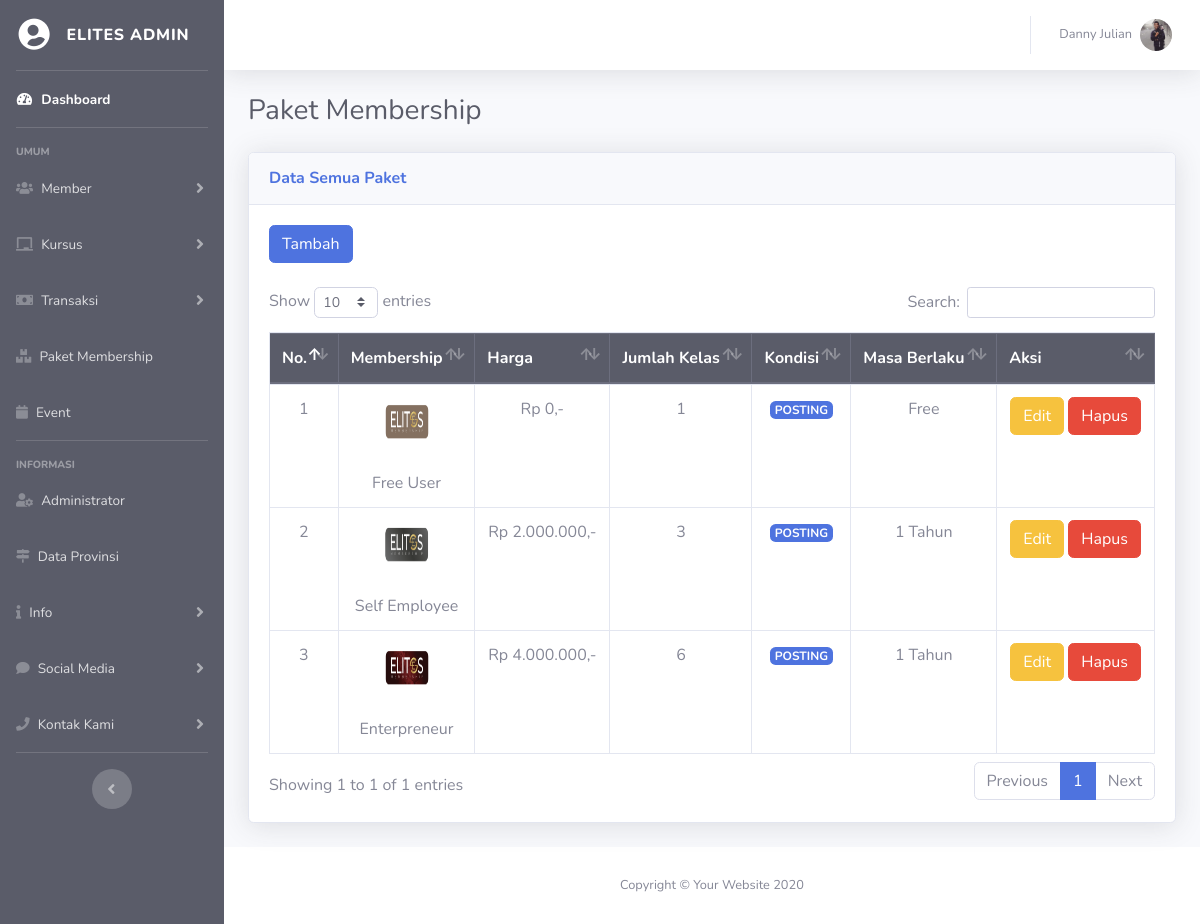
/elit-admin/index.php?hal=membership-data (signed in), run on the app's committed database.
### tables this page shows
CREATE TABLE `user` (
  `id_user` int(11) NOT NULL,
  `nama_user` varchar(50) NOT NULL,
  `alamat` text NOT NULL,
  `tgl_lahir` date NOT NULL,
  `jenis_kelamin` varchar(15) NOT NULL,
  `no_hp` varchar(15) NOT NULL,
  `email` varchar(50) NOT NULL,
  `password` varchar(15) NOT NULL,
  `foto` varchar(100) NOT NULL,
  `hak_akses` varchar(15) NOT NULL,
  `status` varchar(15) NOT NULL,
  `setuju` varchar(5) NOT NULL
);

CREATE TABLE `paket_member` (
  `id_paket` int(11) NOT NULL,
  `nama_paket` varchar(50) NOT NULL,
  `harga_member` double NOT NULL,
  `deskripsi_paket` text NOT NULL,
  `kondisi` varchar(10) NOT NULL,
  `jumlah_kelas` int(11) NOT NULL,
  `foto_paket` varchar(100) NOT NULL,
  `masa_berlaku` varchar(20) NOT NULL
);

### elit-admin/fungsi/fungsian.php (called while the page is built, shortened)
<?php
    function formatRupiah($angka)
    {
        $isi = number_format($angka, 0, ".", ".");
        return $isi;
    }
    function loncengNotif($a)
    {
        if ($a==0)
        {
            $isi = "";
        }
        return $isi;
    }
?>

### fungsional/data/isiData.php (called while the page is built, shortened)
<?php
    class isiData extends konfigurasi
    {
        public function perulanganData($q)
        {
            while ($a = mysqli_fetch_array($q))
            {
                $isi[]=$a;
            }
            return $isi;
        }
        public function hitungData($q)
        {
            $hitung = mysqli_num_rows($q);
            return $hitung;
        }
        public function eksekusiSQL($sqlnya)
        {
            $sambungannya=parent::sambungkan();
            $que = mysqli_query($sambungannya, $sqlnya);
            return $que;
        }
        public function tampilData($nama_tabel)
        {
            $sql = "SELECT *FROM $nama_tabel";
            $que = $this->eksekusiSQL($sql);
            $hitungan = $this->hitungData($que);
            if ($hitungan>0)
            {
                $kondisi = $this->perulanganData($que);
            }
            else
            {
                $kondisi = $hitungan;
            }
            return $kondisi;
        }
        public function tampilId($nama_tabel, $id, $val)
        {
            $sql = "SELECT *FROM $nama_tabel WHERE $id = '$val'";
            $que = $this->eksekusiSQL($sql);
            $kondisi = $this->perulanganData($que);
            return $kondisi;
        }
    }
?>

### elit-admin/fungsi/akun.php (called while the page is built, shortened)
<?php
    if (!empty($admin))
    {
        $tampil = $isi->tampilId("user", "id_user", "$admin");
        foreach ($tampil as $key)
        {
            $namauser = $key['nama_user'];
            $foto     = $key['foto'];
            if ($foto=='Kosong')
            {
                $gambarLogin = "../img/nofoto.png";
            }
            else
            {
                $gambarLogin="../foto/$foto";
            }
        }
    }
?>

### elit-admin/halaman/membership-data.php (the view, shortened to what this page needs)
<div class="container-fluid">
    <div class="d-sm-flex align-items-center justify-content-between mb-4">
        <h1 class="h3 mb-0 text-gray-800">Paket Membership</h1>
    </div>
    <div class="row">
        <div class="col-xl-12">
            <div class="card shadow mb-4">
                <div class="card-header py-3 d-flex flex-row align-items-center justify-content-between">
                    <h6 class="m-0 font-weight-bold text-primary">Data Semua Paket</h6>
                </div>
                <div class="card-body">
                   <a class='btn btn-primary' href='?hal=membership-tambah'>Tambah</a>
                   <br><br>
                    <?php
                       $perintah = $isi->eksekusiSQl("SELECT *FROM paket_member");
                       $hitung   = $isi->hitungData($perintah);
                       if ($hitung==0)
                       {
                           pesanKosong();
                       }
                       else
                       {
                          echo
                          "
                          <div class='table-responsive'>
                               <table class='table table-bordered table-hover' id='dataTable' width='100%' cellspacing='0'>
                                   <thead class='thead-dark'>
                                       <tr>
                                           <th>No.</th>
                                           <th>Membership</th>
                                           <th>Harga</th>
                                           <th>Jumlah Kelas</th>
                                           <th>Kondisi</th>
                                           <th>Masa Berlaku</th>
                                           <th>Aksi</th>
                                       </tr>
                                   </thead>
                           ";
                           $tampilin = $isi->tampilData("paket_member");
                           $no=1;
                           foreach($tampilin as $a)
                           {
                               $idp    = $a['id_paket'];
                               $nama   = $a['nama_paket'];
                               $harga  = $a['harga_member'];
                               $kondisi= $a['kondisi'];
                               $berlaku= $a['masa_berlaku'];
                               $jumkel = $a['jumlah_kelas'];
                               $foto   = $a['foto_paket'];
                               if ($kondisi=='POSTING')
                               {
                                   $tampilnya ="<span class='badge badge-primary'>$kondisi</span>";
                               }
                               else
                               {
                                   $tampilnya ="<span class='badge badge-secondary'>$kondisi</span>";
                               }
                               if ($foto=='Kosong')
                               {
                                   $gambar = "<img class='rounded-circle' src='../img/nofoto.png' width='50' height='50'><br> <br>";
                                   $box = "";
                               }
                               else
                               {
                                   $tujuan = "../foto/paket/$foto";
                                   $gambar =
                                   "   <a data-fancybox='' href='$tujuan' data-caption='$nama'>
                                           <img src='$tujuan' width='50' height='50'>
                                       </a>
                                       <br> <br>
                                   ";
                                   $hargaRp = "Rp ".formatRupiah($harga).",-";
                               }
                               echo
                               "
                                   <tbody>
                                       <tr>
                                           <td align='center'>$no</td>
                                           <td>
                                               <center>
                                                   $gambar
                                                   $nama
                                               </center>
                                           </td>
                                           <td align='center'>$hargaRp</td>
                                           <td align='center'>$jumkel</td>
                                           <td align='center'>$tampilnya</td>
                                           <td align='center'>$berlaku</td>
                                           <td>
                                               <center>
                                                   <a class='btn btn-warning' href='?hal=membership-edit&id=$idp'>Edit</a>
                                                   <a class='btn btn-danger' href='?hal=membership-respon&mau=hapus&id=$idp'>Hapus</a>
                                               </center>
                                           </td>
                                       </tr>
                               ";
                               $no++;
                           }
                           echo
                           "
                                   </tbody>
                               </table>
                           </div>
                          ";
                       }
                   ?>
                </div>
            </div>
        </div>
    </div>
</div>

### elit-admin/fungsi/menu-atas.php (shortened to what this page needs)
<nav class="navbar navbar-expand navbar-light bg-white topbar mb-4 static-top shadow">
<ul class="navbar-nav ml-auto">
  <li class="nav-item dropdown no-arrow">
    <a class="nav-link dropdown-toggle" href="#" id="userDropdown" role="button" data-toggle="dropdown" aria-haspopup="true" aria-expanded="false">
      <span class="mr-2 d-none d-lg-inline text-gray-600 small"><?php echo $namauser; ?></span>
      <img class="img-profile rounded-circle" src="<?php echo $gambarLogin; ?>">
    </a>
  </li>
</ul>
</nav>

### data on the page
user: nama_user "Danny Julian", foto (picture)
paket_member: foto_paket (picture), nama_paket "Free User", harga_member "Rp 0,-", jumlah_kelas "1", kondisi "POSTING", masa_berlaku "Free"
paket_member: foto_paket (picture), nama_paket "Self Employee", harga_member "Rp 2.000.000,-", jumlah_kelas "3", kondisi "POSTING", masa_berlaku "1 Tahun"
paket_member: foto_paket (picture), nama_paket "Enterpreneur", harga_member "Rp 4.000.000,-", jumlah_kelas "6", kondisi "POSTING", masa_berlaku "1 Tahun"
